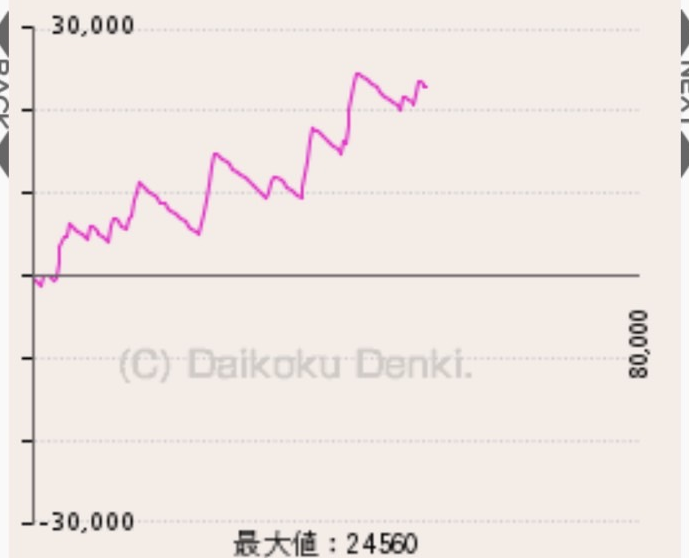
#> input picture graphs/cropped/S__78209156_optimal.png, 689 x 558 px, found by its file name; its folder holds 4 pictures in this run
$ python accurate_graph_extractor.py
#> lines starting #> are read from the running program, lines starting #| are printed output that depends on the picture; after the words box and inside, x2 and y2 are one past the last pixel; in counts of white or black regions, pixels touching at a corner belong together
#!/usr/bin/env python3
"""
正確なグラフ抽出器 - 改良版色検出器を使用
補正なしの生データで高精度を実現
"""

import cv2
import numpy as np
import pandas as pd
import os
import matplotlib.pyplot as plt
from matplotlib import font_manager
import json
from datetime import datetime

class AccurateGraphExtractor:
    """改良版色検出を使用した正確なグラフ抽出器"""

    def __init__(self):
        # グラフ境界設定（実測値）
        self.boundaries = {
            "start_x": 36,
            "end_x": 620,
            "top_y": 26,
            "bottom_y": 523,
            "zero_y": 274
        }

        # 値の範囲
        self.value_range = (-30000, 30000)

        # 改良版色検出範囲
        self.color_ranges_hsv = {
            "pink": [
                [(160, 30, 100), (180, 255, 255)],
                [(0, 30, 100), (10, 255, 255)],
                [(150, 20, 120), (170, 150, 255)]
            ],
            "blue": [
                [(85, 30, 80), (115, 255, 255)],
                [(75, 20, 100), (125, 200, 255)],
                [(90, 15, 120), (110, 150, 255)],
                [(100, 25, 90), (120, 255, 255)]
            ],
            "purple": [
                [(120, 30, 70), (150, 255, 255)],
                [(130, 20, 80), (145, 200, 255)],
                [(140, 25, 60), (160, 255, 255)]
            ]
        }

        # 日本語フォント設定
        self.setup_japanese_font()

    def setup_japanese_font(self):
        """日本語フォント設定"""
        font_paths = [
            '/Library/Fonts/Osaka.ttf',
            '/System/Library/Fonts/ヒラギノ丸ゴ ProN W4.ttc',
            '/System/Library/Fonts/Hiragino Sans GB.ttc'
        ]

        for font_path in font_paths:
            if os.path.exists(font_path):
                try:
                    font_prop = font_manager.FontProperties(fname=font_path)
                    plt.rcParams['font.family'] = font_prop.get_name()
                    return
                except:
                    continue
#> in extract_graph_data, img is the input picture: shape (558, 689, 3); mean B, G, R 227.5, 231.7, 239.7

    def detect_color_improved(self, img):
        """改良版色検出"""
        h, w = img.shape[:2]
        hsv = cv2.cvtColor(img, cv2.COLOR_BGR2HSV)
#> hsv: shape (558, 689, 3); mean H, S, V 17.8, 14.5, 239.8

        # 各色のスコアを計算
        color_scores = {}
        color_masks = {}

        for color_name, ranges in self.color_ranges_hsv.items():
            # HSVベースの検出
            combined_mask = np.zeros((h, w), dtype=np.uint8)
            for lower, upper in ranges:
                mask = cv2.inRange(hsv, np.array(lower), np.array(upper))
                combined_mask = cv2.bitwise_or(combined_mask, mask)

            # ノイズ除去
            kernel = np.ones((3, 3), np.uint8)
            combined_mask = cv2.morphologyEx(combined_mask, cv2.MORPH_CLOSE, kernel)
            combined_mask = cv2.morphologyEx(combined_mask, cv2.MORPH_OPEN, kernel)

            # 青の場合は細線強調
            if color_name == "blue":
                kernel_line = cv2.getStructuringElement(cv2.MORPH_RECT, (1, 3))
                combined_mask = cv2.dilate(combined_mask, kernel_line, iterations=1)

            # グラフ領域（中央部）での検出を重視
            center_x = w // 2
            center_region = combined_mask[:, center_x-100:center_x+100]

            # スコア計算
            total_pixels = np.sum(combined_mask > 0)
            center_pixels = np.sum(center_region > 0)
            score = total_pixels + center_pixels * 2

            color_scores[color_name] = score
            color_masks[color_name] = combined_mask
#> after the loop, color_masks = 3 items; color_scores = {'pink': 13049, 'blue': 0, 'purple': 10214}

        # 最高スコアの色を選択
        detected_color = max(color_scores, key=color_scores.get)
#> detected_color = 'pink'
        detected_mask = color_masks[detected_color]
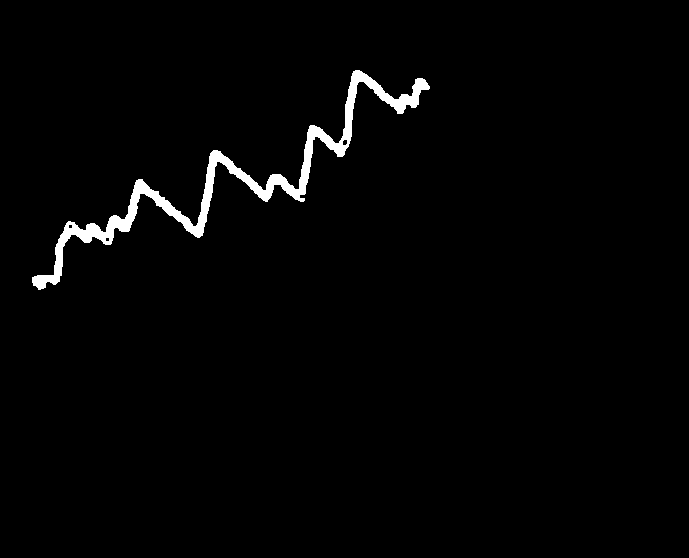
#> detected_mask: shape (558, 689); 1.7% white; 1 white region, box (x1, y1, x2, y2) and area: (32, 70, 430, 290) 6721

        return detected_mask, detected_color

    def extract_line_with_subpixel(self, img, x, mask):
        """サブピクセル精度でラインを抽出"""
        column_mask = mask[:, x]
        indices = np.where(column_mask > 0)[0]

        if len(indices) == 0:
            return None

        # RGB値から強度を計算
        column_bgr = img[:, x]
        intensities = []

        for idx in indices:
            b, g, r = column_bgr[idx].astype(float)
            # 色に応じた強度計算
            intensity = r - 0.5*g - 0.5*b  # デフォルトはピンク/紫向け
            intensities.append(intensity)

        intensities = np.array(intensities)

        # 最大強度の位置を見つける
        if len(intensities) > 0:
            max_idx = np.argmax(intensities)
            peak_y = indices[max_idx]

            # サブピクセル精度のためのパラボラフィッティング
            if 0 < max_idx < len(intensities) - 1:
                y1, y2, y3 = intensities[max_idx-1:max_idx+2]
                if y1 - 2*y2 + y3 != 0:
                    offset = (y1 - y3) / (2 * (y1 - 2*y2 + y3))
                    peak_y += offset

            return float(peak_y)

        return None

    def y_to_value_raw(self, y):
        """Y座標を値に変換（補正なし）"""
        zero_y = self.boundaries["zero_y"]
        top_y = self.boundaries["top_y"]
        bottom_y = self.boundaries["bottom_y"]

        if y < zero_y:
            value = (zero_y - y) / (zero_y - top_y) * 30000
        else:
            value = -(y - zero_y) / (bottom_y - zero_y) * 30000

        return np.clip(value, -30000, 30000)

    def adaptive_smoothing(self, values, window_size=5):
        """適応的スムージング"""
        smoothed = values.copy()
        n = len(values)

        for i in range(window_size//2, n - window_size//2):
            window = values[i-window_size//2:i+window_size//2+1]

            # 変化が大きい場合はスムージングを弱める
            if np.std(window) > 1000:
                smoothed[i] = np.median(window)
            else:
                smoothed[i] = np.mean(window)

        return smoothed

    def extract_graph_data(self, img_path):
        """グラフデータを抽出"""
        img = cv2.imread(img_path)
        if img is None:
            return None

        # 色検出
        mask, color_name = self.detect_color_improved(img)
#> color_name = 'pink'

        # データポイント抽出
        start_x = self.boundaries["start_x"]
        end_x = self.boundaries["end_x"]

        data_points = []
        for x in range(start_x, end_x + 1):
            y = self.extract_line_with_subpixel(img, x, mask)

            if y is not None:
                value = self.y_to_value_raw(y)
                data_points.append({
                    'x': x,
                    'y': y,
                    'value': value
                })
#> this loop made 585 passes
#> (indices in extract_line_with_subpixel, peak_y in extract_line_with_subpixel, y, value) on passes 1, 11, 12, 13, 14: ([276, 277, 278, 279, 280, 281, 282, 283, 284, 285, 286], 281.1, 281.1, -854), ([275, 276, 277, 278, 279, 280, 281, 282], 278.5, 278.5, -542.2), ([275, 276, 277, 278, 279, 280, 281], 278.1, 278.1, -490.5), ([275, 276, 277, 278, 279, 280, 281], 278.1, 278.1, -492), ([275, 276, 277, 278, 279, 280, 281], 278.1, 278.1, -489.8)
#> after the loop, data_points = 394 items

        if not data_points:
            return None

        # データフレーム作成
        df = pd.DataFrame(data_points)
#> df = table of 394 rows and 3 columns

        # スムージング
        values = df['value'].values
#> values = 394 values, max 24147 at index 322, min -1102.1 at index 4, mean 11673.8
        smoothed_values = self.adaptive_smoothing(values)
#> in adaptive_smoothing, `smoothed = values.copy()`: smoothed has the same summary as values in extract_graph_data
#> in adaptive_smoothing, `n = len(values)`: n = 394
#> the loop in adaptive_smoothing, `for i in range(window_size//2, n - window_size//2):` made 390 passes
#> window on passes 1 to 3: [-854, -939.8, -1051.5, -1079.7, -1102.1], [-939.8, -1051.5, -1079.7, -1102.1, -1100.2], [-1051.5, -1079.7, -1102.1, -1100.2, -1046]
#> after the loop in adaptive_smoothing, `for i in range(window_size//2, n - window_size//2):`: smoothed = 394 values, max 24115.2 at index 322, min -1075.9 at index 4, mean 11676.2
#> smoothed_values has the same summary as smoothed in adaptive_smoothing
        df['smoothed_value'] = smoothed_values

        return df, color_name

    def process_image(self, img_path, output_dir):
        """画像を処理"""
        base_name = os.path.splitext(os.path.basename(img_path))[0]
        print(f"\n処理中: {base_name}")

        # データ抽出
        result = self.extract_graph_data(img_path)
        if result is None:
            print(f"  エラー: データ抽出失敗")
            return None

        df, color_name = result
#> df = table of 394 rows and 4 columns; color_name = 'pink'

        # 統計情報
        stats = {
            'file_name': base_name,
            'color': color_name,
            'max_value': df['smoothed_value'].max(),
            'min_value': df['smoothed_value'].min(),
            'final_value': df['smoothed_value'].iloc[-1],
            'data_points': len(df)
        }
#> stats = {'file_name': 'S__78209156_optimal', 'color': 'pink', 'max_value': 24115.2, 'min_value': -1075.9, 'final_value': 22500, 'data_points': 394}

        print(f"  色: {color_name}")
#|   色: pink
        print(f"  最大値: {stats['max_value']:.0f}")
#|   最大値: 24115
        print(f"  最終値: {stats['final_value']:.0f}")
#|   最終値: 22500

        # CSVに保存
        csv_path = os.path.join(output_dir, f"{base_name}_accurate_data.csv")
        df.to_csv(csv_path, index=False)

        # 可視化
        self.visualize_results(img_path, df, stats, output_dir)

        return stats

    def visualize_results(self, img_path, df, stats, output_dir):
        """結果を可視化"""
#> called with img_path = 'graphs/cropped/S__78209156_optimal.png', output_dir = 'graphs/accurate_extracted_data'
        img = cv2.imread(img_path)
        base_name = stats['file_name']
#> base_name = 'S__78209156_optimal'

        fig, axes = plt.subplots(1, 2, figsize=(12, 5))

        # 1. 元画像とデータポイント
        axes[0].imshow(cv2.cvtColor(img, cv2.COLOR_BGR2RGB))
        axes[0].scatter(df['x'], df['y'], c='red', s=1, alpha=0.5)
        axes[0].set_title(f'データポイント ({stats["color"]}色)')
        axes[0].set_xlim(0, img.shape[1])
        axes[0].set_ylim(img.shape[0], 0)

        # ゼロラインを表示
        axes[0].axhline(y=self.boundaries["zero_y"], color='green', linestyle='--', alpha=0.5)

        # 2. 抽出データ
        axes[1].plot(df['x'], df['value'], 'b-', alpha=0.3, label='生データ')
        axes[1].plot(df['x'], df['smoothed_value'], 'r-', linewidth=2, label='スムージング')
        axes[1].set_title('抽出データ（補正なし）')
        axes[1].set_xlabel('X座標')
        axes[1].set_ylabel('値')
        axes[1].grid(True, alpha=0.3)
        axes[1].axhline(y=0, color='green', linestyle='--', alpha=0.5)
        axes[1].legend()

        # 最大値と最終値を表示
        max_idx = df['smoothed_value'].idxmax()
        axes[1].scatter(df.loc[max_idx, 'x'], df.loc[max_idx, 'smoothed_value'],
                       color='red', s=100, zorder=5)
        axes[1].annotate(f'最大: {stats["max_value"]:.0f}',
                        (df.loc[max_idx, 'x'], df.loc[max_idx, 'smoothed_value']),
                        xytext=(10, 10), textcoords='offset points')

        axes[1].scatter(df.iloc[-1]['x'], df.iloc[-1]['smoothed_value'],
                       color='blue', s=100, zorder=5)
        axes[1].annotate(f'最終: {stats["final_value"]:.0f}',
                        (df.iloc[-1]['x'], df.iloc[-1]['smoothed_value']),
                        xytext=(10, -20), textcoords='offset points')

        plt.tight_layout()
        plt.savefig(os.path.join(output_dir, f"{base_name}_accurate_visualization.png"))
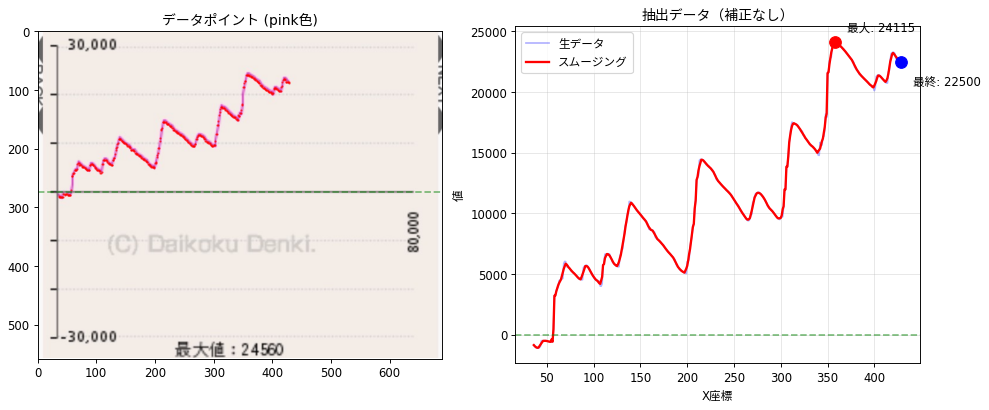
#> figure drawn by matplotlib, 2 panels; panel 2: curve peaks at x = 358, y = 24147; panel 2: curve peaks at x = 358, y = 24115.2
        plt.close()

    def process_all_images(self, input_dir, output_dir):
        """すべての画像を処理"""
        os.makedirs(output_dir, exist_ok=True)

        # 画像ファイルを取得
        image_files = [f for f in os.listdir(input_dir)
                      if f.endswith('.png') and 'optimal' in f
                      and not any(x in f for x in ['analysis', 'zero_line', 'start_zero'])]

        all_stats = []

        for img_file in sorted(image_files):
            img_path = os.path.join(input_dir, img_file)
            stats = self.process_image(img_path, output_dir)
            if stats:
                all_stats.append(stats)

        # サマリーを保存
        summary_df = pd.DataFrame(all_stats)
#> summary_df = table of 1 rows and 6 columns
        summary_df.to_csv(os.path.join(output_dir, 'extraction_summary.csv'), index=False)

        # レポート作成
        report = {
            'timestamp': datetime.now().isoformat(),
            'total_images': len(all_stats),
            'color_distribution': summary_df['color'].value_counts().to_dict(),
            'average_data_points': summary_df['data_points'].mean()
        }

        with open(os.path.join(output_dir, 'extraction_report.json'), 'w') as f:
            json.dump(report, f, indent=2)

        return all_stats

def main():
    """メイン処理"""
    extractor = AccurateGraphExtractor()

    # すべての画像を処理
    input_dir = 'graphs/cropped'
    output_dir = 'graphs/accurate_extracted_data'

    print("正確なグラフ抽出を開始...")
    all_stats = extractor.process_all_images(input_dir, output_dir)
#> all_stats = 1 item

    print(f"\n✓ 抽出完了: {len(all_stats)}枚の画像を処理")
#| ✓ 抽出完了: 1枚の画像を処理
    print(f"  結果は {output_dir}/ に保存されました")

if __name__ == "__main__":
    main()

$ run again, on graphs/cropped/S__78209158_optimal.png
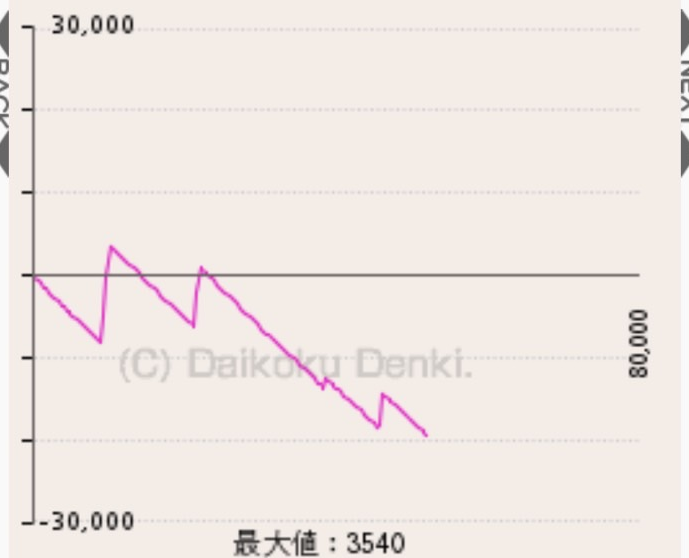
#> input picture graphs/cropped/S__78209158_optimal.png, 689 x 558 px, found by its file name
#> in extract_graph_data, img is the input picture: shape (558, 689, 3); mean B, G, R 227.5, 231.9, 239.8
#> hsv: shape (558, 689, 3); mean H, S, V 16.8, 14.4, 239.8
#> after the loop in detect_color_improved, `for color_name, ranges in self.color_ranges_hsv.items():`: color_masks = 3 items; color_scores = {'pink': 10896, 'blue': 0, 'purple': 8085}
#> detected_color = 'pink'
#> in detect_color_improved, `detected_mask = color_masks[detected_color]`:
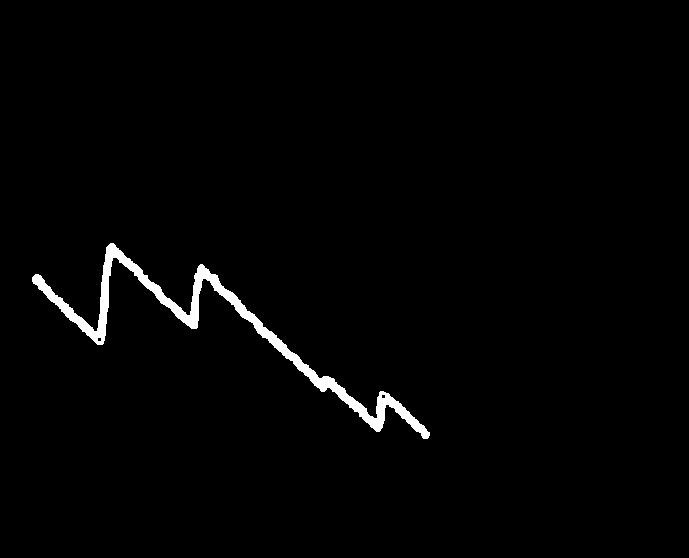
#> detected_mask: shape (558, 689); 1.6% white; 1 white region, box (x1, y1, x2, y2) and area: (32, 243, 430, 439) 5986
#> the loop in extract_graph_data, `for x in range(start_x, end_x + 1):` made 585 passes
#> (indices in extract_line_with_subpixel, peak_y in extract_line_with_subpixel, y, value) on passes 1, 2, 10, 11, 17: ([274, 275, 276, 277, 278, 279, 280, 281, 282, 283, 284], 279.5, 279.5, -662.7), ([274, 275, 276, 277, 278, 279, 280, 281, 282, 283, 284, 285], 280.2, 280.2, -743), ([283, 284, 285, 286, 287, 288, 289, 290, 291, 292, 293, 294], 287.8, 287.8, -1662.7), ([284, 285, 286, 287, 288, 289, 290, 291, 292, 293, 294, 295], 288.3, 288.3, -1725.1), ([291, 292, 293, 294, 295, 296, 297, 298, 299, 300, 301], 296.1, 296.1, -2666.5)
#> after the loop in extract_graph_data, `for x in range(start_x, end_x + 1):`: data_points = 394 items
#> in extract_graph_data, `df = pd.DataFrame(data_points)`: df = table of 394 rows and 3 columns
#> values = 394 values, max 3119.2 at index 76, min -19397.6 at index 393, mean -7503.1
#> in adaptive_smoothing, `smoothed = values.copy()`: smoothed has the same summary as values in extract_graph_data
#> n = 394
#> the loop in adaptive_smoothing, `for i in range(window_size//2, n - window_size//2):` made 390 passes
#> window on passes 1 to 3: [-662.7, -743, -795.6, -824.7, -887.9], [-743, -795.6, -824.7, -887.9, -1064.3], [-795.6, -824.7, -887.9, -1064.3, -1469]
#> after the loop in adaptive_smoothing, `for i in range(window_size//2, n - window_size//2):`: smoothed = 394 values, max 3040.2 at index 76, min -19397.6 at index 393, mean -7505.2
#> smoothed_values has the same summary as smoothed in adaptive_smoothing
#> in process_image, `df, color_name = result`: df = table of 394 rows and 4 columns; color_name = 'pink'
#> in process_image, `stats = { 'file_name': base_name, 'color': color_name, 'max_value': df..`: stats = {'file_name': 'S__78209158_optimal', 'color': 'pink', 'max_value': 3040.2, 'min_value': -19397.6, 'final_value': -19397.6, 'data_points': 394}
#|   色: pink
#|   最大値: 3040
#|   最終値: -19398
#> base_name = 'S__78209158_optimal'
#> in visualize_results, `plt.savefig(os.path.join(output_dir, f"{base_name}_accurate_visualizat..`:
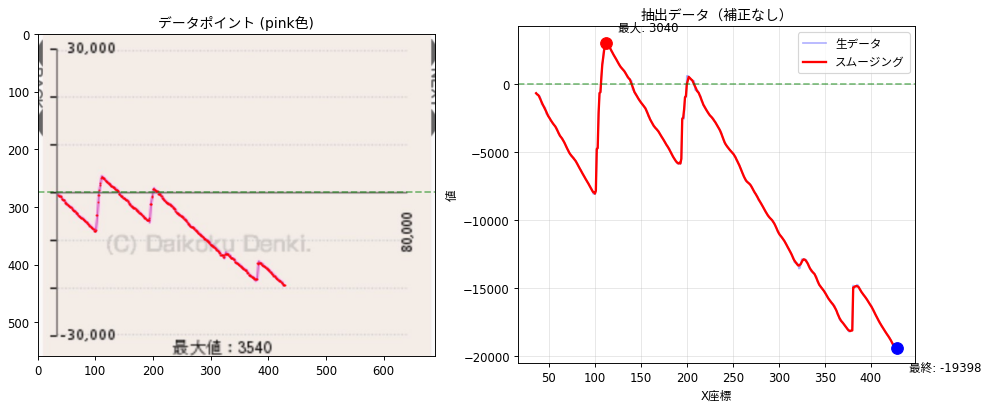
#> figure drawn by matplotlib, 2 panels; panel 2: curve peaks at x = 112, y = 3119.2; panel 2: curve peaks at x = 112, y = 3040.2
#> summary_df = table of 1 rows and 6 columns
#> all_stats = 1 item
#| ✓ 抽出完了: 1枚の画像を処理
